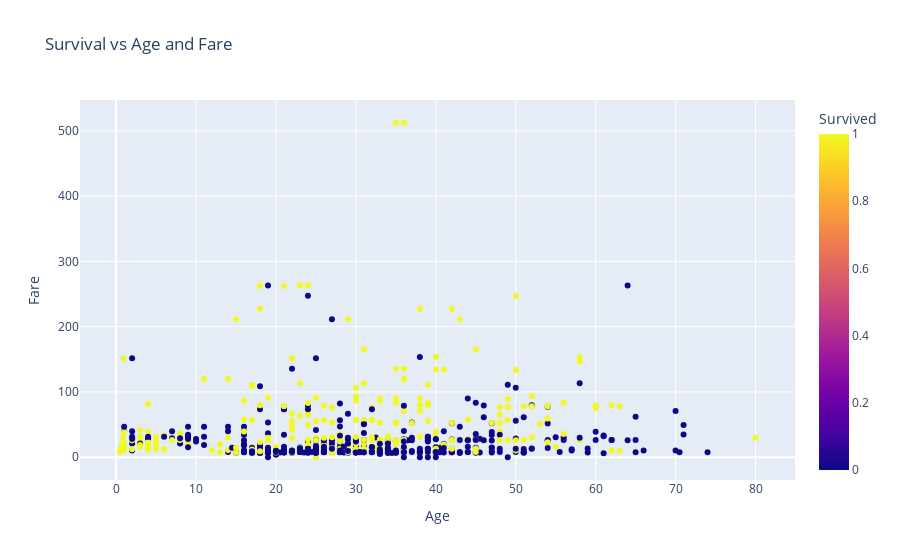
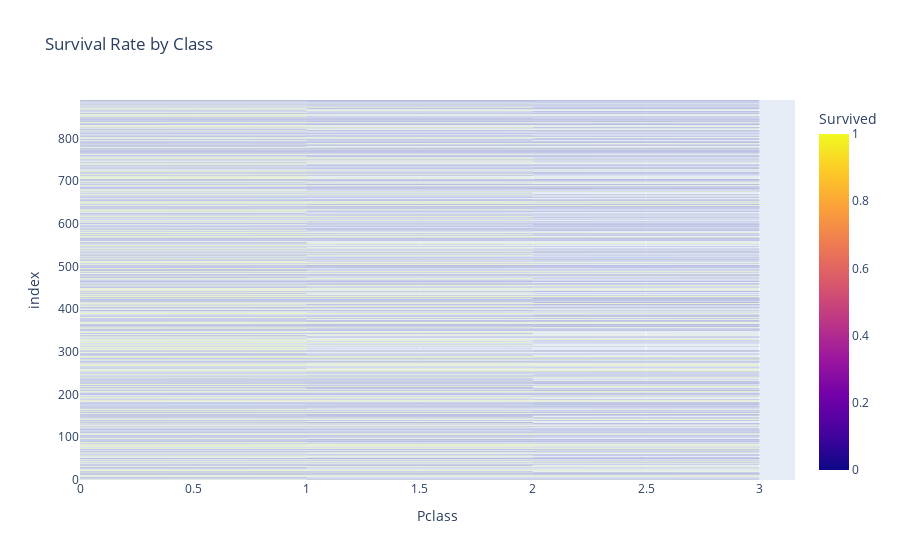

Notebook source saved alongside these figures, in order:
### Code cell
import plotly.express as px


fig = px.scatter(data, x='Age', y='Fare', color='Survived', title="Survival vs Age and Fare")
fig.show()


fig2 = px.bar(data_frame=data, x='Pclass', color='Survived', title="Survival Rate by Class")
fig2.show()

### Figure 1 — Plotly figure (JSON) as saved in the notebook; plotly's stock layout.template omitted (floating-point values rounded to 4 significant figures; data arrays with more than 128 entries replaced by an {"elided": "..."} marker saying what was removed)
{"data": [{"hovertemplate": "Age=%{x}<br>Fare=%{y}<br>Survived=%{marker.color}<extra></extra>", "legendgroup": "", "marker": {"color": {"elided": "891 int values"}, "coloraxis": "coloraxis", "symbol": "circle"}, "mode": "markers", "name": "", "orientation": "v", "showlegend": false, "type": "scatter", "x": {"elided": "891 float values"}, "xaxis": "x", "y": {"elided": "891 float values"}, "yaxis": "y"}], "layout": {"autosize": true, "coloraxis": {"colorbar": {"title": {"text": "Survived"}}, "colorscale": [[0, "#0d0887"], [0.1111, "#46039f"], [0.2222, "#7201a8"], [0.3333, "#9c179e"], [0.4444, "#bd3786"], [0.5556, "#d8576b"], [0.6667, "#ed7953"], [0.7778, "#fb9f3a"], [0.8889, "#fdca26"], [1, "#f0f921"]]}, "legend": {"tracegroupgap": 0}, "title": {"text": "Survival vs Age and Fare"}, "xaxis": {"anchor": "y", "autorange": true, "domain": [0, 1], "range": [-4.41, 84.83], "title": {"text": "Age"}, "type": "linear"}, "yaxis": {"anchor": "x", "autorange": true, "domain": [0, 1], "range": [-42.28, 554.6], "title": {"text": "Fare"}, "type": "linear"}}}

### Figure 2 — Plotly figure (JSON) as saved in the notebook; plotly's stock layout.template omitted (floating-point values rounded to 4 significant figures; data arrays with more than 128 entries replaced by an {"elided": "..."} marker saying what was removed)
{"data": [{"alignmentgroup": "True", "hovertemplate": "Pclass=%{x}<br>index=%{y}<br>Survived=%{marker.color}<extra></extra>", "legendgroup": "", "marker": {"color": {"elided": "891 int values"}, "coloraxis": "coloraxis", "pattern": {"shape": ""}}, "name": "", "offsetgroup": "", "orientation": "h", "showlegend": false, "textposition": "auto", "type": "bar", "x": {"elided": "891 int values"}, "xaxis": "x", "y": {"elided": "891 int values"}, "yaxis": "y"}], "layout": {"autosize": true, "barmode": "relative", "coloraxis": {"colorbar": {"title": {"text": "Survived"}}, "colorscale": [[0, "#0d0887"], [0.1111, "#46039f"], [0.2222, "#7201a8"], [0.3333, "#9c179e"], [0.4444, "#bd3786"], [0.5556, "#d8576b"], [0.6667, "#ed7953"], [0.7778, "#fb9f3a"], [0.8889, "#fdca26"], [1, "#f0f921"]]}, "legend": {"tracegroupgap": 0}, "title": {"text": "Survival Rate by Class"}, "xaxis": {"anchor": "y", "autorange": true, "domain": [0, 1], "range": [0, 3.158], "title": {"text": "Pclass"}, "type": "linear"}, "yaxis": {"anchor": "x", "autorange": true, "domain": [0, 1], "range": [-0.5, 890.5], "title": {"text": "index"}, "type": "linear"}}}
